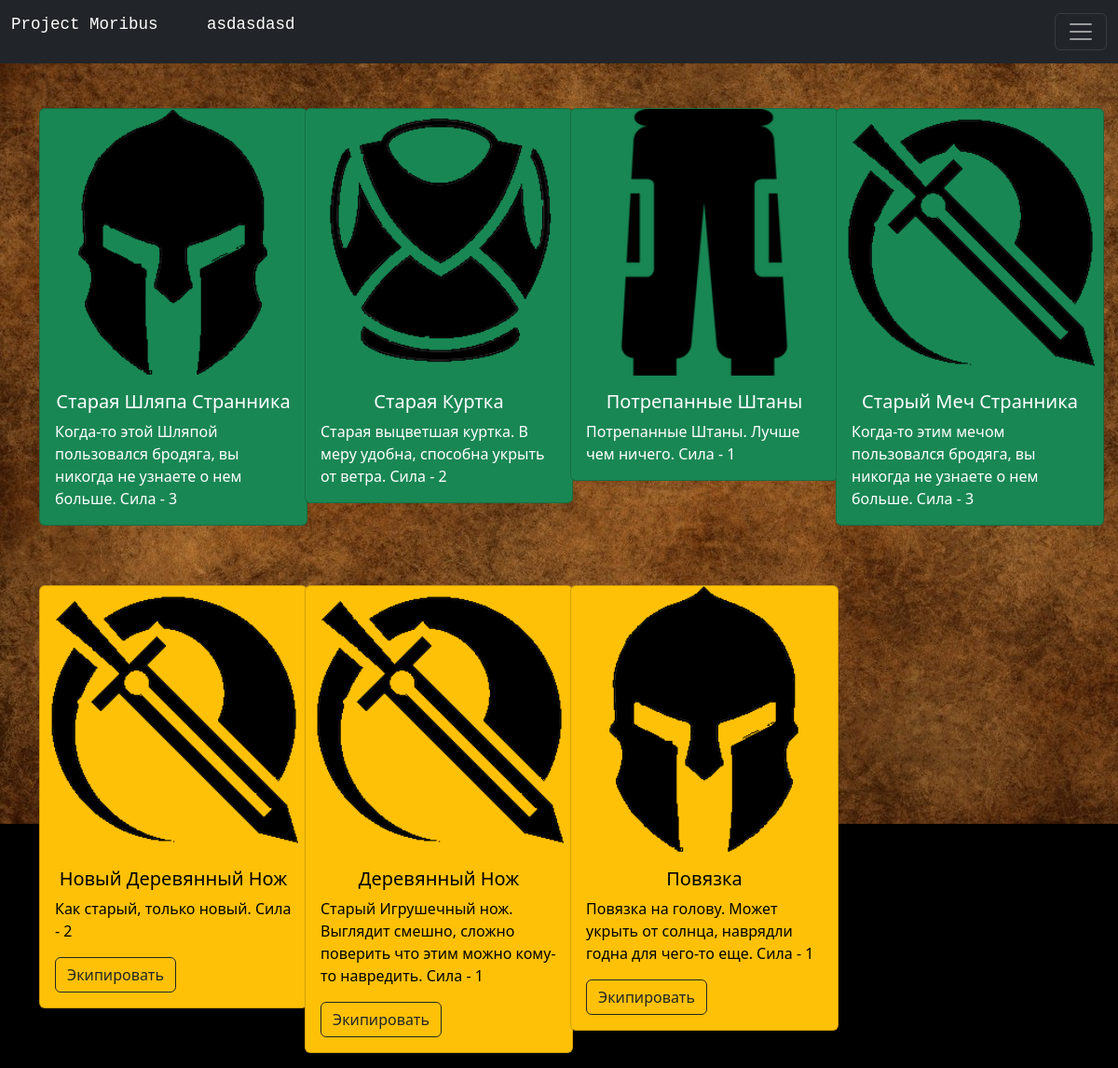
The page /inventory (signed in) on the database its author committed.
### data/users.py (models this page shows, shortened)
class User(SqlAlchemyBase, UserMixin, SerializerMixin):
    __tablename__ = 'users'
    id = sqlalchemy.Column(sqlalchemy.Integer, primary_key=True, autoincrement=True)
    name = sqlalchemy.Column(sqlalchemy.String, nullable=True)
    login = sqlalchemy.Column(sqlalchemy.String, nullable=True)
    xp = sqlalchemy.Column(sqlalchemy.Integer, nullable=True)
    level = sqlalchemy.Column(sqlalchemy.Integer, nullable=True)
    inventory = sqlalchemy.Column(sqlalchemy.String, nullable=True)
    hands = sqlalchemy.Column(sqlalchemy.Integer, nullable=True)
    body = sqlalchemy.Column(sqlalchemy.Integer, nullable=True)
    legs = sqlalchemy.Column(sqlalchemy.Integer, nullable=True)
    head = sqlalchemy.Column(sqlalchemy.Integer, nullable=True)
    icon_name = sqlalchemy.Column(sqlalchemy.String, nullable=True)
    energy = sqlalchemy.Column(sqlalchemy.Integer, nullable=True)
    guild_id = sqlalchemy.Column(sqlalchemy.Integer, nullable=True)
    hashed_password = sqlalchemy.Column(sqlalchemy.String, nullable=True)

### data/items.py (models this page shows)
class Item(SqlAlchemyBase):
    __tablename__ = 'items'
    id = sqlalchemy.Column(sqlalchemy.Integer, primary_key=True, autoincrement=True)
    name = sqlalchemy.Column(sqlalchemy.String, nullable=True)
    power = sqlalchemy.Column(sqlalchemy.Integer, nullable=True)
    position = sqlalchemy.Column(sqlalchemy.String, nullable=True)
    about = sqlalchemy.Column(sqlalchemy.String, nullable=True)

### main.py (the view)
@app.route('/inventory', methods=['GET', 'POST'])
def inventory():
    db_sess = db_session.create_session()
    all_items = db_sess.query(Item).all()
    items = []
    for x in current_user.inventory.split(', '):
        try:
            items.append((all_items[int(x) - 1].name, all_items[int(x) - 1].position,
                          all_items[int(x) - 1].about, all_items[int(x) - 1].id))
        except ValueError:
            break
    equipment = [(all_items[current_user.head - 1].name,
                  all_items[current_user.head - 1].about, all_items[current_user.head - 1].id),
                 (all_items[current_user.body - 1].name,
                  all_items[current_user.body - 1].about, all_items[current_user.body - 1].id),
                 (all_items[current_user.legs - 1].name,
                  all_items[current_user.legs - 1].about, all_items[current_user.legs - 1].id),
                 (all_items[current_user.hands - 1].name,
                  all_items[current_user.hands - 1].about, all_items[current_user.hands - 1].id)]
    return render_template("inventory.html", rows_n=len(items) // 4,
                           no_rows=len(items) % 4, items=items, equipment=equipment)

### data/db_session.py (called while the page is built)
def create_session() -> Session:
    global __factory
    return __factory()

### main.py (called while the page is built)
@login_manager.user_loader
def load_user(user_id):
    db_sess = db_session.create_session()
    return db_sess.query(User).get(user_id)

### templates/inventory.html (shortened to what this page needs)
{% extends "base.html" %}
{% block head_content %}
    <link rel="stylesheet" type="text/css" href="static/css/inventory.css" />
{% endblock %}
{% block content %}
    <br> <br>
    <div class="row">
            <div class="col-sm-3 mb-3 mb-sm-0">
                <div class="card text-bg-success mb-3" style="width: 18rem;">
                    <img src="static/img/items_icons/head.png" class="card-img-top" alt="...">
                    <div class="card-body">
                        <h5 align="center" class="card-title">{{equipment[0][0]}}</h5>
                        <p class="card-text">{{equipment[0][1]}}</p>
                    </div>
                </div>
            </div>
            <div class="col-sm-3">
                <div class="card text-bg-success mb-3" style="width: 18rem;">
                    <img src="static/img/items_icons/body.png" class="card-img-top" alt="...">
                    <div class="card-body">
                        <h5 align="center" class="card-title">{{equipment[1][0]}}</h5>
                        <p class="card-text">{{equipment[1][1]}}</p>
                    </div>
                </div>
            </div>
            <div class="col-sm-3">
                <div class="card text-bg-success mb-3" style="width: 18rem;">
                    <img src="static/img/items_icons/legs.png" class="card-img-top" alt="...">
                    <div class="card-body">
                        <h5 align="center" class="card-title">{{equipment[2][0]}}</h5>
                        <p class="card-text">{{equipment[2][1]}}</p>
                    </div>
                </div>
            </div>
            <div class="col-sm-3">
                <div class="card text-bg-success mb-3" style="width: 18rem;">
                    <img src="static/img/items_icons/hands.png" class="card-img-top" alt="...">
                    <div class="card-body">
                        <h5 align="center" class="card-title">{{equipment[3][0]}}</h5>
                        <p class="card-text">{{equipment[3][1]}}</p>
                    </div>
                </div>
            </div>
        </div>
    <br> <br>
    {% if no_rows == 3 %}
        <div class="row">
            <div class="col-sm-3 mb-3 mb-sm-0">
                <div class="card text-bg-warning mb-3" style="width: 18rem;">
                    <img src="static/img/items_icons/{{items[rows_n * 4][1]}}.png" class="card-img-top" alt="...">
                    <div class="card-body">
                        <h5 align="center" class="card-title">{{items[rows_n * 4][0]}}</h5>
                        <p class="card-text">{{items[rows_n * 4][2]}}</p>
                        <a href="/equip/{{items[rows_n * 4][1]}}/{{items[rows_n * 4][3]}}" class="btn btn-outline-dark">Экипировать</a>
                    </div>
                </div>
            </div>
            <div class="col-sm-3">
                <div class="card text-bg-warning mb-3" style="width: 18rem;">
                    <img src="static/img/items_icons/{{items[1 + rows_n * 4][1]}}.png" class="card-img-top" alt="...">
                    <div class="card-body">
                        <h5 align="center" class="card-title">{{items[1 + rows_n * 4][0]}}</h5>
                        <p class="card-text">{{items[1 + rows_n * 4][2]}}</p>
                        <a href="/equip/{{items[1 + rows_n * 4][1]}}/{{items[1 + rows_n * 4][3]}}" class="btn btn-outline-dark">Экипировать</a>
                    </div>
                </div>
            </div>
            <div class="col-sm-3">
                <div class="card text-bg-warning mb-3" style="width: 18rem;">
                    <img src="static/img/items_icons/{{items[2 + rows_n * 4][1]}}.png" class="card-img-top" alt="...">
                    <div class="card-body">
                        <h5 align="center" class="card-title">{{items[2 + rows_n * 4][0]}}</h5>
                        <p class="card-text">{{items[2 + rows_n * 4][2]}}</p>
                        <a href="/equip/{{items[2 + rows_n * 4][1]}}/{{items[2 + rows_n * 4][3]}}" class="btn btn-outline-dark">Экипировать</a>
                    </div>
                </div>
            </div>
        </div>
    {% endif %}
{% endblock %}
{% block body_navbar %}
    <nav class="navbar navbar-dark bg-dark">
        <div class="container-fluid">
            <a class="navbar-brand" href=""> <pre>Project Moribus     {{ current_user.name }}</pre> </a>
            <button class="navbar-toggler" type="button" data-bs-toggle="collapse" data-bs-target="#navbarNav" aria-controls="navbarNav" aria-expanded="false" aria-label="Toggle navigation">
                <span class="navbar-toggler-icon"></span>
            </button>
        </div>
    </nav>
{% endblock %}

### static/css/inventory.css (style rules this page uses)
body { background: #000 url('../img/backgrounds/inventory_back.jpg'); color: #FFFFE0; background-attachment: fixed; background-repeat: repeat-x; }

### rows shown on the page
User: name "asdasdasd"
Item: name "Старая Шляпа Странника", about "Когда-то этой Шляпой пользовался бродяга, вы никогда не узнаете о нем больше. Сила - 3"
Item: name "Старая Куртка", about "Старая выцветшая куртка. В меру удобна, способна укрыть от ветра. Сила - 2"
Item: name "Потрепанные Штаны", about "Потрепанные Штаны. Лучше чем ничего. Сила - 1"
Item: name "Старый Меч Странника", about "Когда-то этим мечом пользовался бродяга, вы никогда не узнаете о нем больше. Сила - 3"
Item: position (picture), name "Новый Деревянный Нож", about "Как старый, только новый. Сила - 2"
Item: position (picture), name "Деревянный Нож", about "Старый Игрушечный нож. Выглядит смешно, сложно поверить что этим можно кому-то навредить. Сила - 1"
Item: position (picture), name "Повязка", about "Повязка на голову. Может укрыть от солнца, наврядли годна для чего-то еще. Сила - 1"
